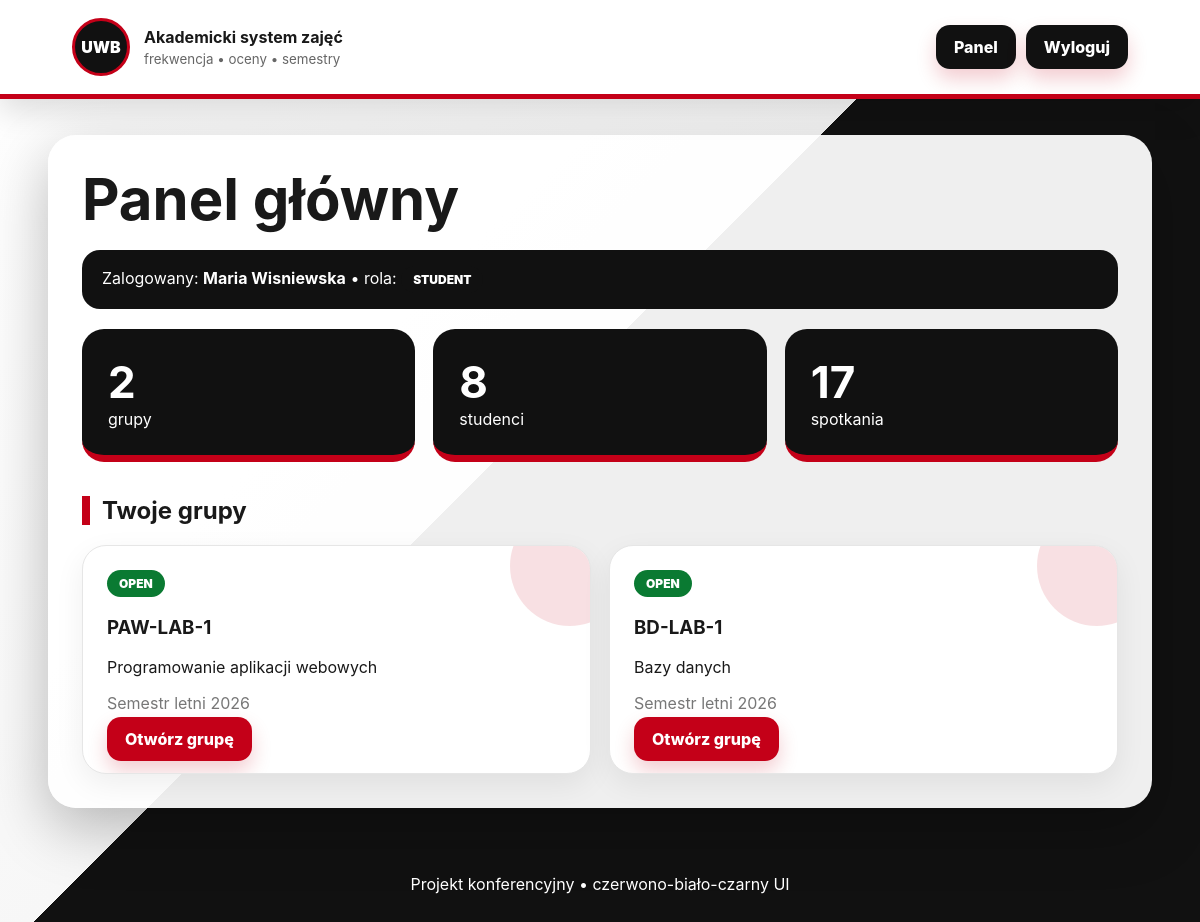
The app's page /dashboard (signed in) with its own data.
### tables this page shows
CREATE TABLE users (
        id INTEGER PRIMARY KEY AUTOINCREMENT,
        name TEXT NOT NULL,
        email TEXT UNIQUE NOT NULL,
        password_hash TEXT NOT NULL,
        role TEXT NOT NULL CHECK(role IN ('ADMINISTRATOR','PROWADZACY','STUDENT'))
    );

CREATE TABLE groups (
        id INTEGER PRIMARY KEY AUTOINCREMENT,
        name TEXT NOT NULL,
        course_id INTEGER NOT NULL,
        semester_id INTEGER NOT NULL,
        FOREIGN KEY(course_id) REFERENCES courses(id),
        FOREIGN KEY(semester_id) REFERENCES semesters(id)
    );

CREATE TABLE semesters (
        id INTEGER PRIMARY KEY AUTOINCREMENT,
        name TEXT NOT NULL,
        status TEXT NOT NULL CHECK(status IN ('OPEN','CLOSED'))
    );

CREATE TABLE courses (
        id INTEGER PRIMARY KEY AUTOINCREMENT,
        name TEXT NOT NULL,
        code TEXT NOT NULL
    );

### app.py (the view)
@app.route('/dashboard')
@login_required
def dashboard():
    u=current_user(); con=db(); groups=allowed_groups(con,u)
    stats={'groups':len(groups), 'students':con.execute("SELECT COUNT(*) c FROM users WHERE role='STUDENT'").fetchone()['c'], 'meetings':con.execute('SELECT COUNT(*) c FROM meetings').fetchone()['c']}
    con.close(); return render_template('dashboard.html', groups=groups, stats=stats)

### app.py (called while the page is built)
def db():
    con = sqlite3.connect(DB_PATH)
    con.row_factory = sqlite3.Row
    return con

def current_user():
    if 'user_id' not in session: return None
    con = db(); u = con.execute('SELECT * FROM users WHERE id=?', (session['user_id'],)).fetchone(); con.close(); return u

@app.context_processor
def inject(): return {'me': current_user()}

def login_required(fn):
    @wraps(fn)
    def wrapper(*a, **kw):
        if not current_user(): return redirect(url_for('login'))
        return fn(*a, **kw)
    return wrapper

def allowed_groups(con, user):
    if user['role']=='ADMINISTRATOR':
        return con.execute('SELECT g.*, c.name course, s.name semester, s.status FROM groups g JOIN courses c ON c.id=g.course_id JOIN semesters s ON s.id=g.semester_id ORDER BY g.id').fetchall()
    if user['role']=='PROWADZACY':
        return con.execute('SELECT g.*, c.name course, s.name semester, s.status FROM groups g JOIN teacher_groups tg ON tg.group_id=g.id JOIN courses c ON c.id=g.course_id JOIN semesters s ON s.id=g.semester_id WHERE tg.teacher_id=?', (user['id'],)).fetchall()
    return con.execute('SELECT g.*, c.name course, s.name semester, s.status FROM groups g JOIN enrollments e ON e.group_id=g.id JOIN courses c ON c.id=g.course_id JOIN semesters s ON s.id=g.semester_id WHERE e.student_id=?', (user['id'],)).fetchall()

### templates/dashboard.html
{% extends 'base.html' %}{% block content %}<h1>Panel główny</h1><div class="profile">Zalogowany: <b>{{me.name}}</b> • rola: <span class="badge">{{me.role}}</span></div><div class="stats"><div><b>{{stats.groups}}</b><span>grupy</span></div><div><b>{{stats.students}}</b><span>studenci</span></div><div><b>{{stats.meetings}}</b><span>spotkania</span></div></div><h2>Twoje grupy</h2><div class="grid">{% for g in groups %}<article class="card group-card"><div class="status {{g.status}}">{{g.status}}</div><h3>{{g.name}}</h3><p>{{g.course}}</p><p class="muted">{{g.semester}}</p><a class="button" href="{{url_for('group_detail',group_id=g.id)}}">Otwórz grupę</a>{% if me.role=='ADMINISTRATOR' and g.status=='OPEN' %}<form method="post" action="{{url_for('close_semester',semester_id=g.semester_id)}}"><button class="secondary">Zamknij semestr</button></form>{% endif %}</article>{% endfor %}</div>{% endblock %}

### static/css/style.css (style rules this page uses)
:root { --red:#c40018;--dark:#121212;--soft:#f6f6f6;--line:#e6e6e6 }
* { box-sizing:border-box }
body { margin:0;font-family:Inter,Segoe UI,Arial,sans-serif;background:linear-gradient(135deg,#fff 0%,#f7f7f7 45%,#111 45%,#111 100%);min-height:100vh;color:#191919 }
nav a,.button,button { background:var(--red);color:#fff;border:0;border-radius:14px;padding:12px 18px;text-decoration:none;font-weight:800;cursor:pointer;box-shadow:0 10px 20px #c4001833 }
h1 { font-size:clamp(30px,5vw,58px);line-height:1.05;margin:0 0 18px }
h2 { border-left:8px solid var(--red);padding-left:12px;margin-top:34px }
.card { background:#fff;border:1px solid var(--line);border-radius:24px;padding:24px;box-shadow:0 10px 30px #0001 }
.hint,.muted { color:#777 }
.profile { background:#111;color:#fff;border-radius:18px;padding:16px 20px;margin:20px 0 }
.badge,.status { display:inline-block;border-radius:999px;background:#111;color:#fff;padding:6px 12px;font-size:12px;font-weight:900 }
.OPEN { background:#0a7a32 }
.stats { display:grid;grid-template-columns:repeat(3,1fr);gap:18px }
.stats div { background:#111;color:#fff;border-radius:22px;padding:26px;border-bottom:7px solid var(--red) }
.stats b { font-size:44px;display:block }
.grid { display:grid;grid-template-columns:repeat(auto-fit,minmax(250px,1fr));gap:18px }
.group-card { position:relative;overflow:hidden }
.group-card:before { content:"";position:absolute;right:-40px;top:-40px;width:120px;height:120px;background:var(--red);border-radius:50%;opacity:.12 }

### records on screen
users: name "Maria Wisniewska", role "STUDENT"
groups: status "OPEN", name "PAW-LAB-1", course "Programowanie aplikacji webowych", semester "Semestr letni 2026"
groups: status "OPEN", name "BD-LAB-1", course "Bazy danych", semester "Semestr letni 2026"

### other values on screen
{{ stats.groups }} "2"
{{ stats.students }} "8"
{{ stats.meetings }} "17"
